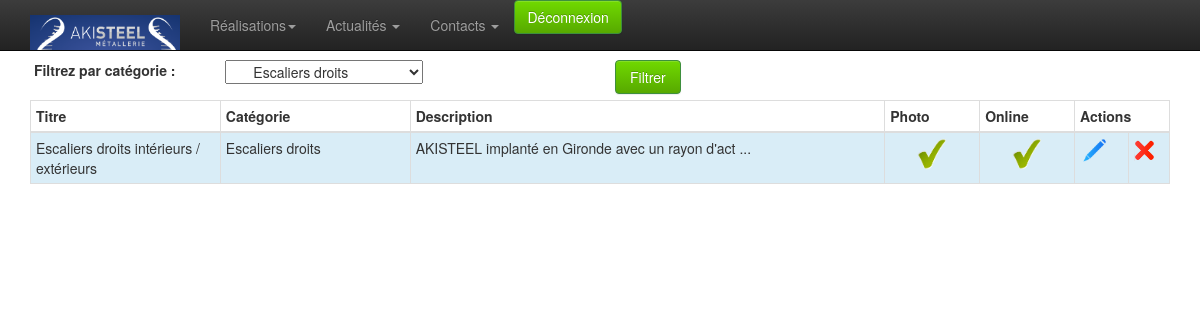
Before: /admin/produit/liste.php?id_categorie=99 (signed in) with the older database file.
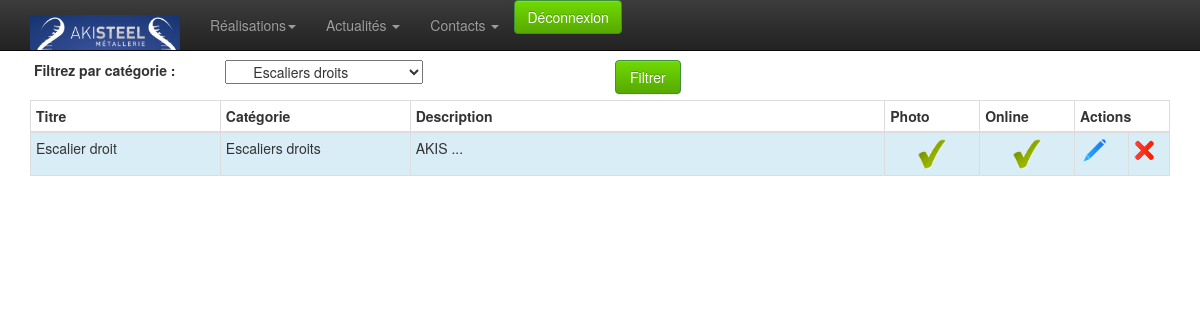
After: the same page with the newer database file.
### tables this page shows
CREATE TABLE `product` (
  `id` int(10) unsigned NOT NULL AUTO_INCREMENT,
  `id_categorie` int(11) NOT NULL,
  `nom` varchar(100) NOT NULL,
  `description` text NOT NULL,
  `fichier_pdf` varchar(100) NOT NULL,
  `online` enum('0','1') NOT NULL DEFAULT '0',
  PRIMARY KEY (`id`)
);

CREATE TABLE `catproduct` (
  `id` int(10) unsigned NOT NULL AUTO_INCREMENT,
  `id_parent` int(11) NOT NULL,
  `nom` varchar(50) NOT NULL,
  `image` varchar(50) NOT NULL,
  `ordre_affichage` int(11) NOT NULL DEFAULT '1',
  PRIMARY KEY (`id`)
);

### admin/classes/StorageManager.php (called while the page is built, shortened)
<?php
class StorageManager{
	protected function dbConnect() {
		try {
			$this->mysqli = new mysqli ( DBHOST, DBUSER, DBPASSWD, DBNAME ) ;
		} catch (Exception $e) {
			throw new Exception("Erreur Connexion DB ". $e->getMessage());
		}
	}
}
?>

### admin/classes/Produit.php (called while the page is built, shortened)
<?php
require_once("StorageManager.php");
require_once("Categorie.php");
class Produit extends StorageManager {
	public function getListe( $tab=array(), $debug=false ) {
		$champ_souhaite = ( $tab[ "champ" ] != '' ) ? $tab[ "champ" ] : "*";
		$requete = "SELECT " . $champ_souhaite . " FROM `product`";
		if ( $tab[ "where" ] == '' ) {
			$requete .= " WHERE id > 0";
			if ( !empty( $tab ) ) {
				foreach( $tab as $champ => $val ) {
					if ( $champ != "champ" && $champ != "order_by" && $champ != "sens" )
						$requete .= " AND " . $champ . " = '" . addslashes( $val ) . "'";
				}
			}
			$order_by = ( $tab[ "order_by" ] != "" ) ? $tab[ "order_by" ] : "nom";
			$sens = 	( $tab[ "sens" ] != "" ) ? $tab[ "sens" ] : "ASC";
			$requete .= " ORDER BY " . $order_by . " " . $sens;
		}
		else $requete .= $tab[ "where" ];
		$result = mysqli_query( $this->mysqli, $requete );
		while( $row = mysqli_fetch_assoc( $result ) ) {
			$new_array[] = $row;
		}
		return $new_array;
	}
}

### admin/classes/Categorie.php (called while the page is built, shortened)
<?php
require_once("StorageManager.php");
class Categorie extends StorageManager {
	public function load( $id, $debug=false ){
		$new_array = null;
		$requete = "SELECT * FROM `catproduct` WHERE id = " . $id ;
		$result = mysqli_query( $this->mysqli, $requete );
		while( $row = mysqli_fetch_assoc( $result ) ) {
			$new_array[] = $row;
		}
		return $new_array;
	}
	public function getListe( $tab=array(), $debug=false ) {
		$champ_souhaite = ( $tab[ "champ" ] != '' ) ? $tab[ "champ" ] : "*";
		$requete = "SELECT " . $champ_souhaite . " FROM `catproduct`";
		if ( $tab[ "where" ] == '' ) {
			$requete .= " WHERE id > 0";
			if ( !empty( $tab ) ) {
				foreach( $tab as $champ => $val ) {
					if ( $champ != "champ" && $champ != "order_by" && $champ != "sens" )
						$requete .= " AND " . $champ . " = '" . addslashes( $val ) . "'";
				}
			}
			$order_by = ( $tab[ "order_by" ] != "" ) ? $tab[ "order_by" ] : "ordre_affichage";
			$sens = ( $tab[ "sens" ] != "" ) ? $tab[ "sens" ] : "ASC";
			$requete .= " ORDER BY " . $order_by . " " . $sens;
		}
		else $requete .= $tab[ "where" ];
		$result = mysqli_query( $this->mysqli, $requete );
		while( $row = mysqli_fetch_assoc( $result ) ) {
			$new_array[] = $row;
		}
		return $new_array;
	}
}

### admin/classes/utils.php (called while the page is built, shortened)
<?
	function couper_correctement( $chaine='', $longueur=0, $element=' ', $debug=false ) {
		$chaine = substr( $chaine, 0, $longueur );
		return $chaine;
	}
?>

### admin/classes/Produit_image.php (called while the page is built, shortened)
<?php
require_once("StorageManager.php");
class Produit_image extends StorageManager {
	public function getImageDefaut( $num_produit=0, $debug=false ) {
		$requete = "SELECT * FROM `product_image`
			WHERE num_produit = " . intval( $num_produit ) . "
			AND defaut = 'oui'";
		$result = mysqli_query( $this->mysqli, $requete );
		$row = mysqli_fetch_assoc( $result );
		return $row;
	}
}

### admin/produit/liste.php (the view, shortened to what the changed rows need)
<? include_once ( $_SERVER[ "DOCUMENT_ROOT" ] . "/admin/classes/utils.php" );?>
<?
	require $_SERVER[ "DOCUMENT_ROOT" ] . "/admin/classes/Categorie.php";
	require $_SERVER[ "DOCUMENT_ROOT" ] . "/admin/classes/Produit.php";
	require $_SERVER[ "DOCUMENT_ROOT" ] . "/admin/classes/Produit_image.php";
	$debug = 			false;
	$categorie = 		new Categorie();
	$produit = 			new Produit();
	$produit_image =	new Produit_image();
	$id_categorie = ( $_POST[ "id_categorie" ] != '' ) ? $_POST[ "id_categorie" ] : $_GET[ "id_categorie" ];
	if ( 1 == 1 ) {
		unset( $recherche );
		$recherche[ "id_parent" ] = '0';
		$liste_categorie = $categorie->getListe( $recherche, $debug );
	}
	if ( 1 == 1 ) {
		unset( $recherche );
		if ( $id_categorie != '' ) {
			$recherche[ "champ" ] = "product.*";
			$recherche[ "where" ] = " INNER JOIN catproduct ON catproduct.id = product.id_categorie";
			$recherche[ "where" ] .= " WHERE id_categorie = " . $id_categorie;
			$recherche[ "where" ] .= " OR id_parent = " . $id_categorie;
			$recherche[ "where" ] .= " ORDER BY id_parent, id_categorie, product.nom";
		}
		$liste_produit = $produit->getListe( $recherche, $debug );
	}
?>
<!doctype html>
<html class="no-js" lang="en">
	<head>
		<? include_once $_SERVER[ "DOCUMENT_ROOT" ] . "/admin/inc-meta.php";?>
	</head>
	<body>
		<div class="container">
			<div class="row">
				<div class="col-xs-12 col-sm-12 col-md-12">
					<table class="table table-hover table-bordered table-condensed table-striped" >
						<thead>
							<tr>
								<th class="col-md-2" style="">Titre</th>
								<th class="col-md-2" style="">Catégorie</th>
								<th class="col-md-5" style="">Description</th>
								<th class="col-md-1" style="">Photo</th>
								<th class="col-md-1" style="">Online</th>
								<th class="col-md-1" colspan="2" style="">Actions</th>
							</tr>
						</thead>
						<tbody>
							<?
							if ( !empty( $liste_produit ) ) {
								$i=0;
								foreach ( $liste_produit as $value ) {
									$i++;
									$data = $categorie->load( $value[ "id_categorie" ] );
									$image_defaut = $produit_image->getImageDefaut( $value[ "id" ], $debug );
									$classe_affichage =	( $i % 2 != 0 ) ? "info" : "";
									$description = 		couper_correctement( $value[ "description" ], 50 );
									if ( strlen( $value[ "description" ] ) > 50 ) $description .= " ...";
									$image_ok = 		( $image_defaut[ "fichier" ] != '' ) ? 'check' : 'vide';
									$online = 			( $value[ "online" ] == '1' ) ? 'check' : 'vide';
									echo "<tr class='" . $classe_affichage . "'>\n";
									echo "	<td>" . $value[ "nom" ] . "</td>\n";
									echo "	<td>" . $data[ 0 ][ "nom" ] . "</td>\n";
									echo "	<td>" . $description . "</td>\n";
									echo "	<td align='center'><img src='../img/" . $image_ok . ".png' width='30' ></td>\n";
									echo "	<td align='center'><img src='../img/" . $online . ".png' width='30' ></td>\n";
									echo "	<td><a href='./edition.php?id=" . $value[ "id" ] . "'><img src='../img/modif.png' width='30' alt='Modifier' ></a></td>\n";
									echo "	<td>\n";
									echo "		<img src='../img/del.png' width='20' alt='Supprimer' onclick=\"$('.supp" . $value[ "id" ] . "').css('display', 'block');\">\n";
									echo "	</td>\n";
									echo "</tr>\n";
								}
							}
							?>
						</tbody>
					</table>
				</div>
			</div>
		</div>
	</body>
</html>

Changed rows visible on the page:
removed product: nom "Escaliers droits intérieurs / extérieurs", catproduct.nom "Escaliers droits", description "AKISTEEL implanté en Gironde avec un rayon d'act ..."
added product: nom "Escalier droit", catproduct.nom "Escaliers droits", description "AKI S ..."
